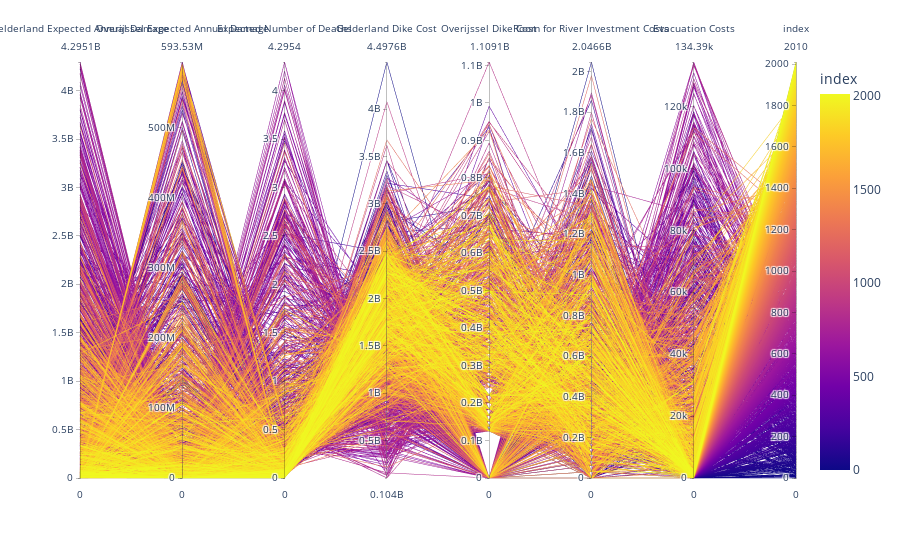

Write notebook code for a chart like this one.
### Markdown cell above
## Show tradeoffs in the resulting optimal policies
The algorithm found 2011 solutions. It is important to note that convergence has not been reached. Due to limitations in computing power and time restriction this part of the code was not able to run until full convergence was attained. This should be taken into consideration when discussing the results, as results can be contested and disputed based on this. However, as this is the first  part of the scenario analysis, which precedes the multi-scenario MORDM, full convergence is not necessary as the scenarios which will 'break' the optimal policies are still valid

### Code cell
fig = px.parallel_coordinates(results_epsilon_0_1[0].iloc[:, 31::], color=results_epsilon_0_1[0].index)
fig.update_layout(showlegend=False)
fig.show()

### Figure 1 — Plotly figure (JSON) as saved in the notebook; plotly's stock layout.template omitted (floating-point values rounded to 4 significant figures; data arrays with more than 128 entries replaced by an {"elided": "..."} marker saying what was removed)
{"data": [{"dimensions": [{"label": "Gelderland Expected Annual Damage", "values": {"elided": "2011 float values"}}, {"label": "Overijssel Expected Annual Damage", "values": {"elided": "2011 float values"}}, {"label": "Expected Number of Deaths", "values": {"elided": "2011 float values"}}, {"label": "Gelderland Dike Cost", "values": {"elided": "2011 float values"}}, {"label": "Overijssel Dike Cost", "values": {"elided": "2011 float values"}}, {"label": "Room for River Investment Costs", "values": {"elided": "2011 float values"}}, {"label": "Evacuation Costs", "values": {"elided": "2011 float values"}}, {"label": "index", "values": {"elided": "2011 int values"}}], "domain": {"x": [0, 1], "y": [0, 1]}, "line": {"color": {"elided": "2011 int values"}, "coloraxis": "coloraxis"}, "name": "", "type": "parcoords"}], "layout": {"autosize": true, "coloraxis": {"colorbar": {"title": {"text": "index"}}, "colorscale": [[0, "#0d0887"], [0.1111, "#46039f"], [0.2222, "#7201a8"], [0.3333, "#9c179e"], [0.4444, "#bd3786"], [0.5556, "#d8576b"], [0.6667, "#ed7953"], [0.7778, "#fb9f3a"], [0.8889, "#fdca26"], [1, "#f0f921"]]}, "legend": {"tracegroupgap": 0}, "margin": {"t": 60}, "showlegend": false}}
